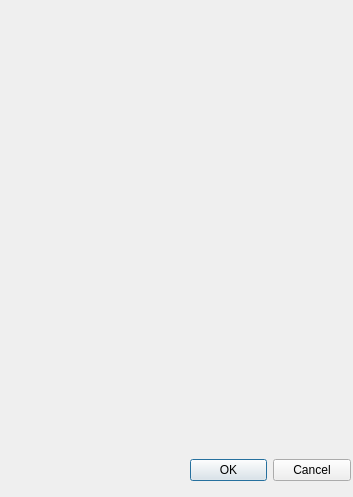
<?xml version="1.0" encoding="UTF-8"?>
<ui version="4.0">
 <class>MoveToTagDialog</class>
 <widget class="QDialog" name="MoveToTagDialog">
  <property name="geometry">
   <rect>
    <x>0</x>
    <y>0</y>
    <width>353</width>
    <height>497</height>
   </rect>
  </property>
  <property name="windowTitle">
   <string>Move the Tag</string>
  </property>
  <widget class="QWidget" name="layoutWidget">
   <property name="geometry">
    <rect>
     <x>190</x>
     <y>450</y>
     <width>161</width>
     <height>41</height>
    </rect>
   </property>
   <layout class="QVBoxLayout" name="movetoTagBtn">
    <item>
     <widget class="QDialogButtonBox" name="buttonBox">
      <property name="sizePolicy">
       <sizepolicy hsizetype="Fixed" vsizetype="Fixed">
        <horstretch>0</horstretch>
        <verstretch>0</verstretch>
       </sizepolicy>
      </property>
      <property name="minimumSize">
       <size>
        <width>100</width>
        <height>0</height>
       </size>
      </property>
      <property name="whatsThis">
       <string/>
      </property>
      <property name="locale">
       <locale language="Chinese" country="China"/>
      </property>
      <property name="orientation">
       <enum>Qt::Horizontal</enum>
      </property>
      <property name="standardButtons">
       <set>QDialogButtonBox::Cancel|QDialogButtonBox::Ok</set>
      </property>
     </widget>
    </item>
   </layout>
  </widget>
  <widget class="QWidget" name="layoutWidget">
   <property name="geometry">
    <rect>
     <x>7</x>
     <y>9</y>
     <width>341</width>
     <height>441</height>
    </rect>
   </property>
   <layout class="QVBoxLayout" name="movtoTagTree"/>
  </widget>
 </widget>
 <resources/>
 <connections>
  <connection>
   <sender>buttonBox</sender>
   <signal>rejected()</signal>
   <receiver>MoveToTagDialog</receiver>
   <slot>reject()</slot>
   <hints>
    <hint type="sourcelabel">
     <x>295</x>
     <y>458</y>
    </hint>
    <hint type="destinationlabel">
     <x>286</x>
     <y>274</y>
    </hint>
   </hints>
  </connection>
 </connections>
</ui>
